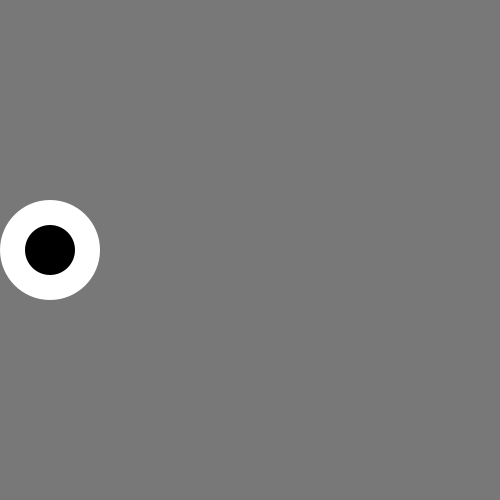
Frame 1 (no input)
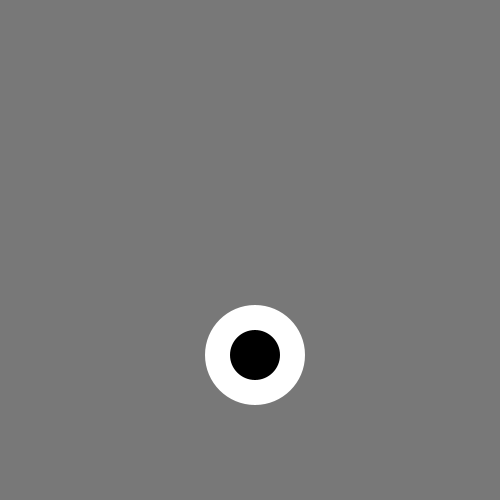
Frame 60 (the mouse pressed at the canvas centre just before this capture)
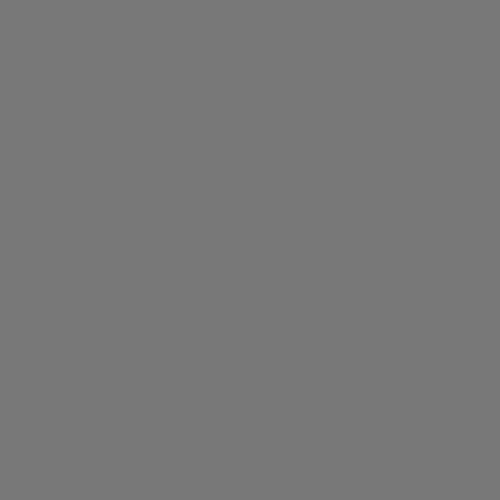
Frame 120 (the mouse held since frame 60 and released just before this capture)

The Processing sketch that drew these frames (run headless with seeded random() and noise(); from frame 60 on, the mouse is pressed at the canvas centre):

// Processing sketch: Functions_MovingEye
// ── Functions_MovingEye.pde
boolean isEyeOpen = true;
int eyeX = 50;
int eyeY = 250;
int eyeXSpeed = 5;
int eyeYSpeed = 5;

void setup() {
  size(500, 500);
}
void draw() {
  background(120);
  drawEye(isEyeOpen, eyeX, eyeY, 100, 50);
  eyeControl();
  eyeMovement();
}
void drawEye(boolean isOpen, int x, int y, int widthL, int widthS) {
  if (isOpen) {
    noStroke();
    fill(255);
    ellipse(x, y, widthL, widthL);
    fill(0);
    ellipse(x, y, widthS, widthS);
  }
}
void eyeControl() {
  if (mousePressed) {
    isEyeOpen= false;
  } else isEyeOpen = true;
}
void eyeMovement() {
  eyeX += eyeXSpeed;
  eyeY += eyeYSpeed;
  if(eyeX>= width -200|| eyeX <= 50){
  eyeXSpeed *= -1;
  }
  if(eyeY>= height-50|| eyeY <= 50){
  eyeYSpeed *= -1;
  }
  
}
